Frame 1 (no input): blank canvas, image omitted
Frame 60 (the mouse pressed at the canvas centre just before this capture): blank canvas, image omitted
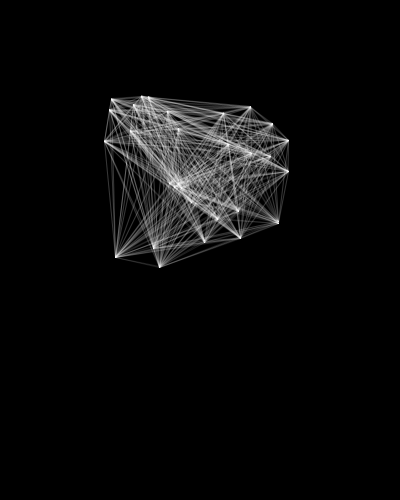
Frame 120 (the mouse held since frame 60 and released just before this capture)

The Processing sketch whose frames 1 and 60 were blank and that drew this single picture after the mouse press (run headless with seeded random() and noise(); from frame 60 on, the mouse is pressed at the canvas centre):

// Processing sketch: object_fireworks_lines
// ── object_fireworks_lines.pde
ArrayList<Ball> balls = new ArrayList<Ball>();

void setup() {
  size(400, 500);
  background(0);
  
  for (int i=0; i<30; i++) {
    balls.add( new Ball(width/2, height) );
  }
}

void draw() {
  background(0);
  //fill(0, 255);
  //noStroke();
  //rect(0,0,width,height);
  
  for (int i=0; i<balls.size(); i++) {
    balls.get(i).move();
    balls.get(i).fall();
    balls.get(i).slowDown();
    //balls.get(i).zigzag();
    //balls.get(i).bounce();
    //balls.get(i).reappear();
    //balls.get(i).display();
    if (frameCount == 80) {
      balls.get(i).explode();
    }
    else if (frameCount == 120) {
      balls.get(i).explode();
    }
    else if (frameCount == 130) {
      balls.get(i).explode();
    }
    for (int j=0; j<balls.size(); j++) {
      stroke(255,30);
      line(balls.get(i).x, balls.get(i).y, balls.get(j).x, balls.get(j).y);
    }
  }
  
  //text(balls.size(), 10 , 20);
}


void mouseDragged() {
  balls.add( new Ball(mouseX, mouseY) );
}


class Ball {
  float x;
  float y;
  float dia;
  float xSpd;
  float ySpd;
  float r, g, b;
  boolean isExploded; // a boolean variable contains only true or false value.
  
  Ball(float tempX, float tempY) {
    x = tempX;
    y = tempY;
    dia = 3;
    xSpd = 0;
    ySpd = -10;
    r = 255;
    g = 255;
    b = 250;
    isExploded = false;
  }
  
  void display() {
    noStroke();
    fill(r, g, b);
    ellipse(x, y, dia, dia);
  }
  void move() {
    x += xSpd;
    y += ySpd;
  }
  void slowDown() { //***
    if (isExploded == true) {
      xSpd *= 0.9; //(97%, which means everyframe it loses its speed by 3%)
      ySpd *= 0.9;
    }
  }
  void fall() {
    ySpd += 0.14;
  }
  void explode() {
    xSpd += random(-10, 10);
    ySpd += random(-10, 10);
    isExploded = true;
  }
  void zigzag() {
    x += random(-2,2);
    //y += random(-2,2);
  }
  void bounce() {
    if (x < 0 || x > width) {
      xSpd *= -1;
    }
    if (y < 0 || y > height) {
      ySpd *= -1;
    }
  }
  void reappear() {
    // x!
    if (x < 0) {
      x = width;
    }
    else if (x > width) {
      x = 0;
    }
    // y!
    if (y < 0) {
      y = height;
    }
    else if (y > height) {
      y = 0;
    }
  }
}
